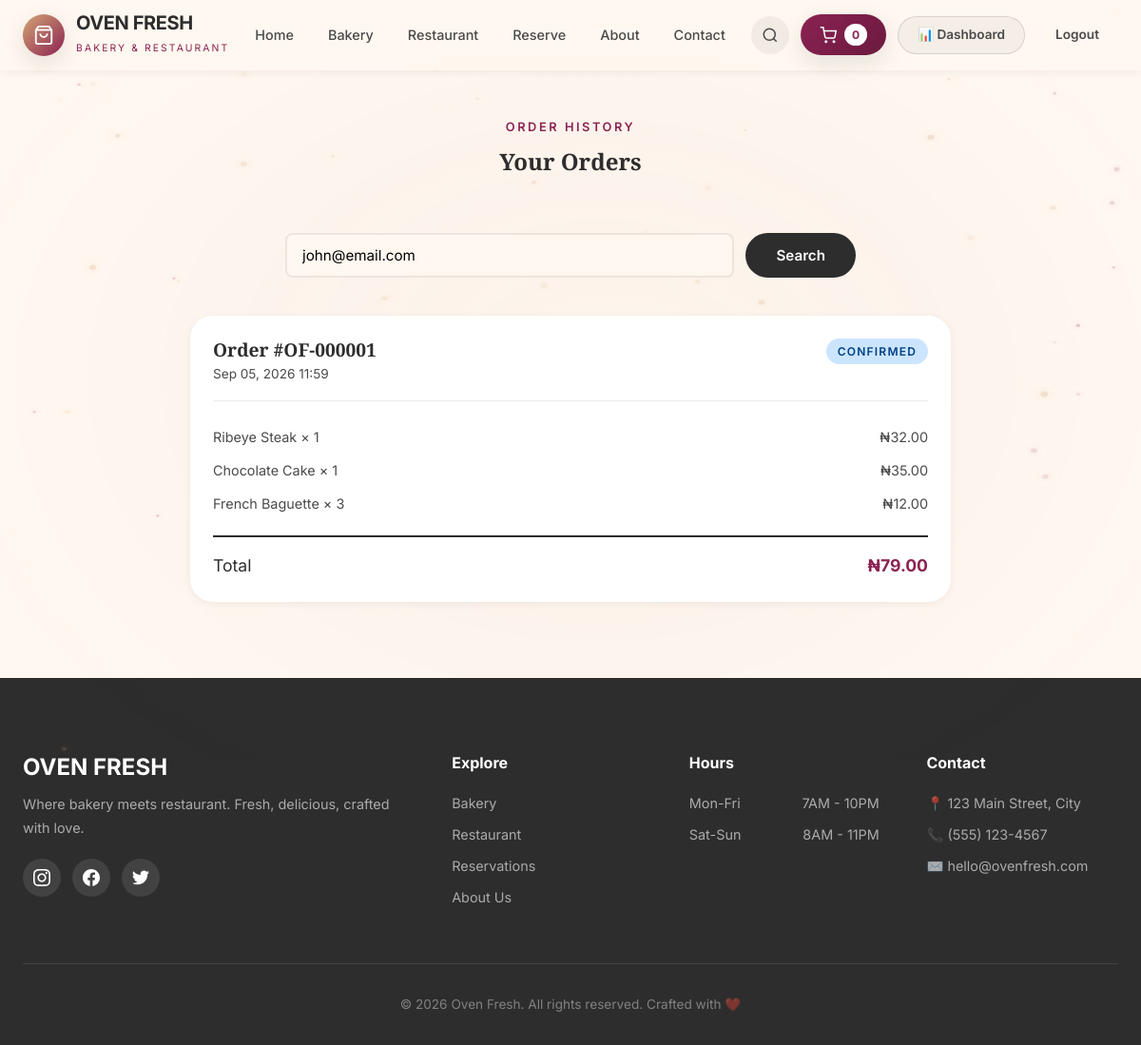
The app's page /orders/?email=john@email.com (signed in) with its own data.
### shop/models.py (models this page shows, shortened)
class Order(models.Model):
    STATUS_CHOICES = [
        ('pending', 'Pending'),
        ('confirmed', 'Confirmed'),
        ('preparing', 'Preparing'),
        ('ready', 'Ready'),
        ('delivered', 'Delivered'),
        ('cancelled', 'Cancelled'),
    ]
    PAYMENT_CHOICES = [
        ('transfer', 'Bank Transfer'),
        ('debit', 'Debit Card'),
    ]
    name = models.CharField(max_length=200)
    email = models.EmailField()
    phone = models.CharField(max_length=20)
    address = models.TextField()
    payment_method = models.CharField(max_length=20, choices=PAYMENT_CHOICES, default='card')
    total_amount = models.DecimalField(max_digits=10, decimal_places=2)
    status = models.CharField(max_length=20, choices=STATUS_CHOICES, default='pending')
    notes = models.TextField(blank=True)
    created_at = models.DateTimeField(auto_now_add=True)
    class Meta:
        ordering = ['-created_at']
    @property
    def order_number(self):
        return f"OF-{str(self.id).zfill(6)}"

class OrderItem(models.Model):
    order = models.ForeignKey(Order, on_delete=models.CASCADE, related_name='items')
    product = models.ForeignKey(Product, on_delete=models.CASCADE)
    quantity = models.PositiveIntegerField(default=1)
    price = models.DecimalField(max_digits=10, decimal_places=2)
    @property
    def subtotal(self):
        return self.quantity * self.price

class Product(models.Model):
    name = models.CharField(max_length=200)
    slug = models.SlugField(unique=True)
    category = models.ForeignKey(Category, on_delete=models.CASCADE, related_name='products')
    description = models.TextField()
    price = models.DecimalField(max_digits=10, decimal_places=2)
    image = models.ImageField(upload_to='products/', default='default.jpg')
    rating = models.DecimalField(max_digits=3, decimal_places=2, default=4.5)
    calories = models.IntegerField(default=0, blank=True, null=True)
    is_available = models.BooleanField(default=True)
    created_at = models.DateTimeField(auto_now_add=True)
    class Meta:
        ordering = ['-created_at']

### shop/views.py (the view)
# urls.py: path('orders/', views.orders_list, name='orders'),
def orders_list(request):
    if not request.user.is_authenticated:
        messages.warning(request, 'Please sign in to view your orders.')
        return redirect('customer_login')
    email = request.GET.get('email', '')
    orders = []
    if email:
        orders = Order.objects.filter(email=email)
    return render(request, 'orders.html', {'orders': orders, 'email': email})

### shop/context_processors.py (called while the page is built)
def cart_context(request):
    cart = Cart(request)
    is_admin_user = False
    if request.user.is_authenticated:
        is_admin_user = request.user.is_superuser or request.user.groups.filter(name__in=['Main Admin', 'Manager']).exists()
    return {
        'cart': cart,
        'cart_count': len(cart),
        'cart_total': cart.get_total_price(),
        'is_admin_user': is_admin_user,
    }

    def __len__(self):
        return sum(item['quantity'] for item in self.cart.values())

    def get_total_price(self):
        return sum(Decimal(item['price']) * item['quantity'] for item in self.cart.values())

### shop/templates/orders.html (shortened to what this page needs)
{% extends 'base.html' %}
{% block content %}
<section class="orders-section">
    <div class="container">
        <div class="section-header">
            <span class="section-tag">Order History</span>
            <h1>Your Orders</h1>
        </div>
        <form method="get" class="order-search">
            <input type="email" name="email" value="{{ email }}" placeholder="Enter your email to view orders" class="form-input">
            <button type="submit" class="btn btn-dark">Search</button>
        </form>
        {% if email %}
            {% if orders %}
            <div class="orders-list">
                {% for order in orders %}
                <div class="order-card">
                    <div class="order-header">
                        <div>
                            <h3>Order #{{ order.order_number }}</h3>
                            <p class="order-date">{{ order.created_at|date:"M d, Y H:i" }}</p>
                        </div>
                        <span class="order-status status-{{ order.status }}">{{ order.get_status_display }}</span>
                    </div>
                    <div class="order-items">
                        {% for item in order.items.all %}
                        <div class="order-item">
                            <span>{{ item.product.name }} × {{ item.quantity }}</span>
                            <span>₦{{ item.subtotal|floatformat:2 }}</span>
                        </div>
                        {% endfor %}
                    </div>
                    <div class="order-footer">
                        <span>Total</span>
                        <strong>₦{{ order.total_amount|floatformat:2 }}</strong>
                    </div>
                </div>
                {% endfor %}
            </div>
            {% else %}
            <div class="empty-state">
                <p>No orders found for this email.</p>
            </div>
            {% endif %}
        {% endif %}
    </div>
</section>
{% endblock %}

### shop/static/css/style.css (style rules this page uses)
* { margin: 0; padding: 0; box-sizing: border-box; }
:root { --cream: #FFF8F0; --cream-dark: #F5E6D3; --dark: #2D2D2D; --dark-soft: #4A4A4A; --bakery-gold: #D4A574; --bakery-gold-dark: #B8864F; --bakery-light: #F5E6D3; --restaurant-burgundy: #8B2252; --restaurant-burgundy-dark: #6B1A3F; --restaurant-rose: #E8A5A5; --restaurant-light: #F5E0E0; --success: #4CAF50; --shadow-sm: 0 2px 8px rgba(0,0,0,0.06); --shadow-md: 0 8px 24px rgba(0,0,0,0.1); --shadow-lg: 0 20px 60px rgba(0,0,0,0.15); --radius-sm: 8px; --radius-md: 16px; --radius-lg: 24px; --radius-xl: 32px; }
body { font-family: 'Inter', -apple-system, BlinkMacSystemFont, sans-serif; background: var(--cream); color: var(--dark); line-height: 1.6; overflow-x: hidden; }
h1, h2, h3, h4 { font-family: 'Playfair Display', serif; font-weight: 700; line-height: 1.2; }
.container { max-width: 1280px; margin: 0 auto; padding: 0 24px; }
.scroll-fade { opacity: 0; transform: translateY(30px); transition: opacity 0.6s ease, transform 0.6s ease; }
.scroll-fade.visible { opacity: 1; transform: translateY(0); }
.btn { display: inline-flex; align-items: center; justify-content: center; gap: 8px; padding: 14px 32px; font-size: 0.95rem; font-weight: 600; border-radius: 999px; border: none; cursor: pointer; transition: all 0.3s; font-family: inherit; }
.btn-dark { background: var(--dark); color: white; }
section { position: relative; z-index: 1; }
.section-header { text-align: center; margin-bottom: 60px; }
.section-tag { display: inline-block; color: var(--restaurant-burgundy); font-size: 0.8rem; letter-spacing: 0.2em; text-transform: uppercase; margin-bottom: 12px; font-weight: 600; }
.cart-section, .checkout-section, .orders-section, .search-section, .reservation-section { padding: 120px 0 80px; min-height: 80vh; }
.form-input, .form-group input, .form-group select, .form-group textarea { width: 100%; padding: 12px 16px; border: 2px solid rgba(0,0,0,0.08); border-radius: var(--radius-sm); font-size: 0.95rem; font-family: inherit; background: var(--cream); transition: all 0.3s; }
.order-search { display: flex; gap: 12px; max-width: 600px; margin: 0 auto 40px; }
.order-search .form-input { flex: 1; }
.orders-list { display: flex; flex-direction: column; gap: 20px; max-width: 800px; margin: 0 auto; }
.order-card { background: white; border-radius: var(--radius-lg); padding: 24px; box-shadow: var(--shadow-sm); }
.order-header { display: flex; justify-content: space-between; align-items: start; margin-bottom: 20px; padding-bottom: 16px; border-bottom: 1px solid rgba(0,0,0,0.08); }
.order-header h3 { font-size: 1.2rem; }
.order-date { font-size: 0.85rem; color: var(--dark-soft); margin-top: 4px; }
.order-status { padding: 4px 12px; border-radius: 999px; font-size: 0.75rem; font-weight: 600; text-transform: uppercase; letter-spacing: 0.1em; }
.status-confirmed { background: #CCE5FF; color: #004085; }
.order-items { margin-bottom: 16px; }
.order-item { display: flex; justify-content: space-between; padding: 6px 0; font-size: 0.9rem; color: var(--dark-soft); }
.order-footer { display: flex; justify-content: space-between; padding-top: 16px; border-top: 2px solid var(--dark); font-size: 1.1rem; }
.order-footer strong { color: var(--restaurant-burgundy); }
.status-confirmed, .status-preparing { background: #CCE5FF; color: #004085; }

### records on screen
Order: order_number "OF-000001", created_at "Sep 05, 2026 11:59", status "CONFIRMED", total_amount "79.00"
OrderItem: product.name "Ribeye Steak", quantity "1", subtotal "32.00"
OrderItem: product.name "Chocolate Cake", quantity "1", subtotal "35.00"
OrderItem: product.name "French Baguette", quantity "3", subtotal "12.00"

### other values on screen
{{ cart_count }} "0"
